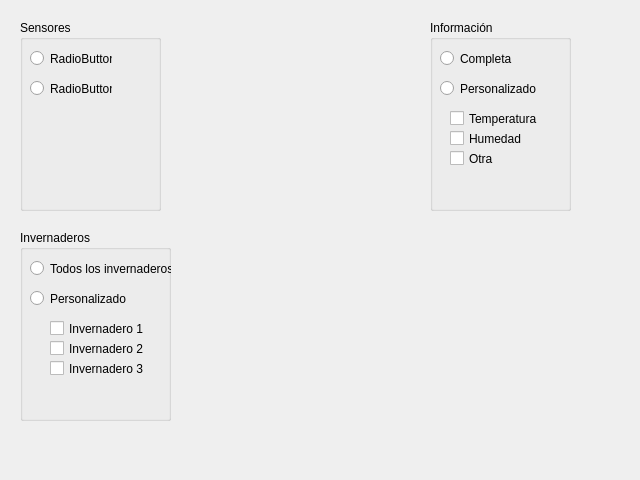
<?xml version="1.0" encoding="UTF-8"?>
<ui version="4.0">
 <class>filtros_datalog</class>
 <widget class="QWidget" name="filtros_datalog">
  <property name="geometry">
   <rect>
    <x>0</x>
    <y>0</y>
    <width>640</width>
    <height>480</height>
   </rect>
  </property>
  <property name="windowTitle">
   <string>Form</string>
  </property>
  <widget class="QGroupBox" name="groupBox">
   <property name="geometry">
    <rect>
     <x>20</x>
     <y>20</y>
     <width>141</width>
     <height>191</height>
    </rect>
   </property>
   <property name="title">
    <string>Sensores</string>
   </property>
   <widget class="QRadioButton" name="radioButton">
    <property name="geometry">
     <rect>
      <x>10</x>
      <y>30</y>
      <width>82</width>
      <height>17</height>
     </rect>
    </property>
    <property name="text">
     <string>RadioButton</string>
    </property>
   </widget>
   <widget class="QRadioButton" name="radioButton_2">
    <property name="geometry">
     <rect>
      <x>10</x>
      <y>60</y>
      <width>82</width>
      <height>17</height>
     </rect>
    </property>
    <property name="text">
     <string>RadioButton</string>
    </property>
   </widget>
  </widget>
  <widget class="QGroupBox" name="groupBox_2">
   <property name="geometry">
    <rect>
     <x>20</x>
     <y>230</y>
     <width>151</width>
     <height>191</height>
    </rect>
   </property>
   <property name="title">
    <string>Invernaderos</string>
   </property>
   <widget class="QRadioButton" name="radioButton_3">
    <property name="geometry">
     <rect>
      <x>10</x>
      <y>30</y>
      <width>141</width>
      <height>17</height>
     </rect>
    </property>
    <property name="text">
     <string>Todos los invernaderos</string>
    </property>
   </widget>
   <widget class="QRadioButton" name="radioButton_4">
    <property name="geometry">
     <rect>
      <x>10</x>
      <y>60</y>
      <width>111</width>
      <height>17</height>
     </rect>
    </property>
    <property name="text">
     <string>Personalizado</string>
    </property>
   </widget>
   <widget class="QCheckBox" name="checkBox">
    <property name="geometry">
     <rect>
      <x>30</x>
      <y>90</y>
      <width>101</width>
      <height>17</height>
     </rect>
    </property>
    <property name="text">
     <string>Invernadero 1</string>
    </property>
   </widget>
   <widget class="QCheckBox" name="checkBox_2">
    <property name="geometry">
     <rect>
      <x>30</x>
      <y>110</y>
      <width>101</width>
      <height>17</height>
     </rect>
    </property>
    <property name="text">
     <string>Invernadero 2</string>
    </property>
   </widget>
   <widget class="QCheckBox" name="checkBox_3">
    <property name="geometry">
     <rect>
      <x>30</x>
      <y>130</y>
      <width>101</width>
      <height>17</height>
     </rect>
    </property>
    <property name="text">
     <string>Invernadero 3</string>
    </property>
   </widget>
  </widget>
  <widget class="QGroupBox" name="groupBox_3">
   <property name="geometry">
    <rect>
     <x>430</x>
     <y>20</y>
     <width>141</width>
     <height>191</height>
    </rect>
   </property>
   <property name="title">
    <string>Información</string>
   </property>
   <widget class="QRadioButton" name="radioButton_5">
    <property name="geometry">
     <rect>
      <x>10</x>
      <y>30</y>
      <width>82</width>
      <height>17</height>
     </rect>
    </property>
    <property name="text">
     <string>Completa</string>
    </property>
   </widget>
   <widget class="QRadioButton" name="radioButton_6">
    <property name="geometry">
     <rect>
      <x>10</x>
      <y>60</y>
      <width>101</width>
      <height>17</height>
     </rect>
    </property>
    <property name="text">
     <string>Personalizado</string>
    </property>
   </widget>
   <widget class="QCheckBox" name="checkBox_4">
    <property name="geometry">
     <rect>
      <x>20</x>
      <y>130</y>
      <width>101</width>
      <height>17</height>
     </rect>
    </property>
    <property name="text">
     <string>Otra</string>
    </property>
   </widget>
   <widget class="QCheckBox" name="checkBox_5">
    <property name="geometry">
     <rect>
      <x>20</x>
      <y>90</y>
      <width>101</width>
      <height>17</height>
     </rect>
    </property>
    <property name="text">
     <string>Temperatura</string>
    </property>
   </widget>
   <widget class="QCheckBox" name="checkBox_6">
    <property name="geometry">
     <rect>
      <x>20</x>
      <y>110</y>
      <width>101</width>
      <height>17</height>
     </rect>
    </property>
    <property name="text">
     <string>Humedad</string>
    </property>
   </widget>
  </widget>
 </widget>
 <resources/>
 <connections/>
</ui>
